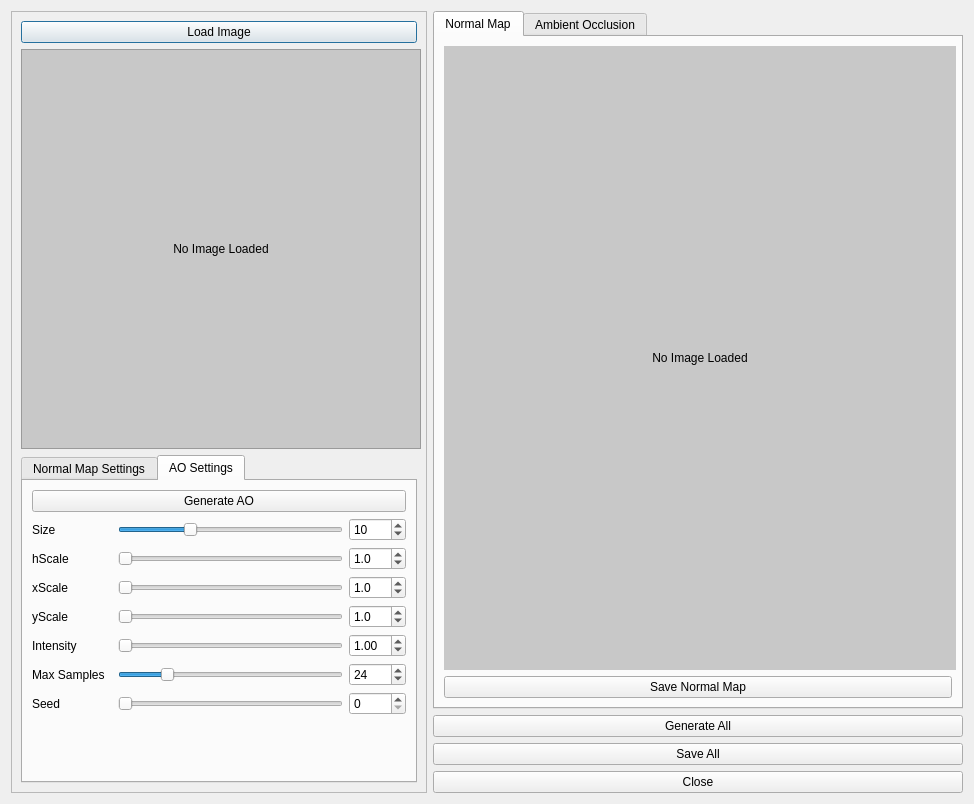
<?xml version="1.0" encoding="UTF-8"?>
<ui version="4.0">
 <class>main_dialog</class>
 <widget class="QDialog" name="main_dialog">
  <property name="geometry">
   <rect>
    <x>0</x>
    <y>0</y>
    <width>974</width>
    <height>804</height>
   </rect>
  </property>
  <property name="sizePolicy">
   <sizepolicy hsizetype="Fixed" vsizetype="Preferred">
    <horstretch>0</horstretch>
    <verstretch>0</verstretch>
   </sizepolicy>
  </property>
  <property name="minimumSize">
   <size>
    <width>924</width>
    <height>804</height>
   </size>
  </property>
  <property name="windowTitle">
   <string>Dialog</string>
  </property>
  <layout class="QHBoxLayout" name="horizontalLayout">
   <item>
    <widget class="QFrame" name="frame">
     <property name="sizePolicy">
      <sizepolicy hsizetype="Fixed" vsizetype="MinimumExpanding">
       <horstretch>0</horstretch>
       <verstretch>0</verstretch>
      </sizepolicy>
     </property>
     <property name="minimumSize">
      <size>
       <width>400</width>
       <height>0</height>
      </size>
     </property>
     <property name="frameShape">
      <enum>QFrame::StyledPanel</enum>
     </property>
     <property name="frameShadow">
      <enum>QFrame::Raised</enum>
     </property>
     <layout class="QVBoxLayout" name="verticalLayout">
      <item>
       <widget class="QPushButton" name="load_image_button">
        <property name="text">
         <string>Load Image</string>
        </property>
       </widget>
      </item>
      <item>
       <widget class="QLabel" name="image_label">
        <property name="sizePolicy">
         <sizepolicy hsizetype="Preferred" vsizetype="Preferred">
          <horstretch>0</horstretch>
          <verstretch>0</verstretch>
         </sizepolicy>
        </property>
        <property name="minimumSize">
         <size>
          <width>400</width>
          <height>400</height>
         </size>
        </property>
        <property name="autoFillBackground">
         <bool>false</bool>
        </property>
        <property name="styleSheet">
         <string notr="true">background-color: rgb(200,200,200)</string>
        </property>
        <property name="frameShape">
         <enum>QFrame::StyledPanel</enum>
        </property>
        <property name="text">
         <string>No Image Loaded</string>
        </property>
        <property name="scaledContents">
         <bool>false</bool>
        </property>
        <property name="alignment">
         <set>Qt::AlignCenter</set>
        </property>
       </widget>
      </item>
      <item>
       <widget class="QTabWidget" name="settings_widget">
        <property name="currentIndex">
         <number>1</number>
        </property>
        <widget class="QWidget" name="normal_settings">
         <attribute name="title">
          <string>Normal Map Settings</string>
         </attribute>
         <layout class="QVBoxLayout" name="verticalLayout_4">
          <item>
           <widget class="QPushButton" name="generate_normal_button">
            <property name="text">
             <string>Generate Normal Map</string>
            </property>
           </widget>
          </item>
          <item>
           <layout class="QHBoxLayout" name="horizontalLayout_2">
            <item>
             <widget class="QLabel" name="label">
              <property name="sizePolicy">
               <sizepolicy hsizetype="Fixed" vsizetype="Maximum">
                <horstretch>0</horstretch>
                <verstretch>0</verstretch>
               </sizepolicy>
              </property>
              <property name="minimumSize">
               <size>
                <width>55</width>
                <height>0</height>
               </size>
              </property>
              <property name="text">
               <string>Method</string>
              </property>
             </widget>
            </item>
            <item>
             <widget class="QComboBox" name="normal_method_combobox">
              <property name="sizePolicy">
               <sizepolicy hsizetype="Fixed" vsizetype="Fixed">
                <horstretch>0</horstretch>
                <verstretch>0</verstretch>
               </sizepolicy>
              </property>
              <property name="minimumSize">
               <size>
                <width>250</width>
                <height>0</height>
               </size>
              </property>
              <item>
               <property name="text">
                <string>Sobel</string>
               </property>
              </item>
              <item>
               <property name="text">
                <string>Scharr</string>
               </property>
              </item>
              <item>
               <property name="text">
                <string>Central Diff</string>
               </property>
              </item>
              <item>
               <property name="text">
                <string>Prewitt</string>
               </property>
              </item>
             </widget>
            </item>
            <item>
             <widget class="QLabel" name="label_4">
              <property name="text">
               <string/>
              </property>
             </widget>
            </item>
           </layout>
          </item>
          <item>
           <layout class="QHBoxLayout" name="horizontalLayout_3">
            <item>
             <widget class="QLabel" name="label_2">
              <property name="text">
               <string>Strength</string>
              </property>
             </widget>
            </item>
            <item>
             <widget class="QSlider" name="normal_strength_slider">
              <property name="sizePolicy">
               <sizepolicy hsizetype="Fixed" vsizetype="Fixed">
                <horstretch>0</horstretch>
                <verstretch>0</verstretch>
               </sizepolicy>
              </property>
              <property name="minimumSize">
               <size>
                <width>250</width>
                <height>0</height>
               </size>
              </property>
              <property name="minimum">
               <number>1</number>
              </property>
              <property name="maximum">
               <number>100</number>
              </property>
              <property name="value">
               <number>25</number>
              </property>
              <property name="orientation">
               <enum>Qt::Horizontal</enum>
              </property>
             </widget>
            </item>
            <item>
             <widget class="QDoubleSpinBox" name="normal_strength_spinbox">
              <property name="minimum">
               <double>0.100000000000000</double>
              </property>
              <property name="maximum">
               <double>10.000000000000000</double>
              </property>
              <property name="value">
               <double>2.500000000000000</double>
              </property>
             </widget>
            </item>
           </layout>
          </item>
          <item>
           <layout class="QHBoxLayout" name="horizontalLayout_4">
            <item>
             <widget class="QLabel" name="label_3">
              <property name="text">
               <string>Level</string>
              </property>
             </widget>
            </item>
            <item>
             <widget class="QSlider" name="normal_level_slider">
              <property name="sizePolicy">
               <sizepolicy hsizetype="Fixed" vsizetype="Fixed">
                <horstretch>0</horstretch>
                <verstretch>0</verstretch>
               </sizepolicy>
              </property>
              <property name="minimumSize">
               <size>
                <width>250</width>
                <height>0</height>
               </size>
              </property>
              <property name="minimum">
               <number>4</number>
              </property>
              <property name="maximum">
               <number>10</number>
              </property>
              <property name="orientation">
               <enum>Qt::Horizontal</enum>
              </property>
             </widget>
            </item>
            <item>
             <widget class="QSpinBox" name="normal_level_spinbox">
              <property name="minimum">
               <number>4</number>
              </property>
              <property name="maximum">
               <number>10</number>
              </property>
             </widget>
            </item>
           </layout>
          </item>
          <item>
           <spacer name="verticalSpacer_2">
            <property name="orientation">
             <enum>Qt::Vertical</enum>
            </property>
            <property name="sizeHint" stdset="0">
             <size>
              <width>20</width>
              <height>40</height>
             </size>
            </property>
           </spacer>
          </item>
         </layout>
        </widget>
        <widget class="QWidget" name="ao_settings">
         <attribute name="title">
          <string>AO Settings</string>
         </attribute>
         <layout class="QVBoxLayout" name="verticalLayout_7">
          <item>
           <widget class="QPushButton" name="generate_ao_button">
            <property name="text">
             <string>Generate AO</string>
            </property>
           </widget>
          </item>
          <item>
           <layout class="QHBoxLayout" name="horizontalLayout_5">
            <item>
             <widget class="QLabel" name="label_5">
              <property name="minimumSize">
               <size>
                <width>80</width>
                <height>0</height>
               </size>
              </property>
              <property name="text">
               <string>Size</string>
              </property>
             </widget>
            </item>
            <item>
             <widget class="QSlider" name="ao_size_slider">
              <property name="sizePolicy">
               <sizepolicy hsizetype="Fixed" vsizetype="Fixed">
                <horstretch>0</horstretch>
                <verstretch>0</verstretch>
               </sizepolicy>
              </property>
              <property name="minimumSize">
               <size>
                <width>225</width>
                <height>0</height>
               </size>
              </property>
              <property name="minimum">
               <number>1</number>
              </property>
              <property name="maximum">
               <number>30</number>
              </property>
              <property name="value">
               <number>10</number>
              </property>
              <property name="orientation">
               <enum>Qt::Horizontal</enum>
              </property>
              <property name="invertedAppearance">
               <bool>false</bool>
              </property>
              <property name="invertedControls">
               <bool>false</bool>
              </property>
             </widget>
            </item>
            <item>
             <widget class="QSpinBox" name="ao_size_spinbox">
              <property name="minimum">
               <number>1</number>
              </property>
              <property name="maximum">
               <number>30</number>
              </property>
              <property name="value">
               <number>10</number>
              </property>
             </widget>
            </item>
           </layout>
          </item>
          <item>
           <layout class="QHBoxLayout" name="horizontalLayout_6">
            <item>
             <widget class="QLabel" name="label_6">
              <property name="minimumSize">
               <size>
                <width>80</width>
                <height>0</height>
               </size>
              </property>
              <property name="text">
               <string>hScale</string>
              </property>
             </widget>
            </item>
            <item>
             <widget class="QSlider" name="ao_hscale_slider">
              <property name="sizePolicy">
               <sizepolicy hsizetype="Fixed" vsizetype="Fixed">
                <horstretch>0</horstretch>
                <verstretch>0</verstretch>
               </sizepolicy>
              </property>
              <property name="minimumSize">
               <size>
                <width>225</width>
                <height>0</height>
               </size>
              </property>
              <property name="minimum">
               <number>1</number>
              </property>
              <property name="maximum">
               <number>100</number>
              </property>
              <property name="tracking">
               <bool>true</bool>
              </property>
              <property name="orientation">
               <enum>Qt::Horizontal</enum>
              </property>
              <property name="tickInterval">
               <number>0</number>
              </property>
             </widget>
            </item>
            <item>
             <widget class="QDoubleSpinBox" name="ao_hscale_spinbox">
              <property name="prefix">
               <string/>
              </property>
              <property name="decimals">
               <number>1</number>
              </property>
              <property name="minimum">
               <double>0.100000000000000</double>
              </property>
              <property name="maximum">
               <double>10.000000000000000</double>
              </property>
              <property name="singleStep">
               <double>0.100000000000000</double>
              </property>
              <property name="value">
               <double>1.000000000000000</double>
              </property>
             </widget>
            </item>
           </layout>
          </item>
          <item>
           <layout class="QHBoxLayout" name="horizontalLayout_7">
            <item>
             <widget class="QLabel" name="label_7">
              <property name="minimumSize">
               <size>
                <width>80</width>
                <height>0</height>
               </size>
              </property>
              <property name="text">
               <string>xScale</string>
              </property>
             </widget>
            </item>
            <item>
             <widget class="QSlider" name="ao_xscale_slider">
              <property name="sizePolicy">
               <sizepolicy hsizetype="Fixed" vsizetype="Fixed">
                <horstretch>0</horstretch>
                <verstretch>0</verstretch>
               </sizepolicy>
              </property>
              <property name="minimumSize">
               <size>
                <width>225</width>
                <height>0</height>
               </size>
              </property>
              <property name="minimum">
               <number>1</number>
              </property>
              <property name="maximum">
               <number>100</number>
              </property>
              <property name="tracking">
               <bool>true</bool>
              </property>
              <property name="orientation">
               <enum>Qt::Horizontal</enum>
              </property>
              <property name="tickInterval">
               <number>0</number>
              </property>
             </widget>
            </item>
            <item>
             <widget class="QDoubleSpinBox" name="ao_xscale_spinbox">
              <property name="decimals">
               <number>1</number>
              </property>
              <property name="minimum">
               <double>0.100000000000000</double>
              </property>
              <property name="maximum">
               <double>10.000000000000000</double>
              </property>
              <property name="singleStep">
               <double>0.100000000000000</double>
              </property>
              <property name="value">
               <double>1.000000000000000</double>
              </property>
             </widget>
            </item>
           </layout>
          </item>
          <item>
           <layout class="QHBoxLayout" name="horizontalLayout_8">
            <item>
             <widget class="QLabel" name="label_8">
              <property name="minimumSize">
               <size>
                <width>80</width>
                <height>0</height>
               </size>
              </property>
              <property name="text">
               <string>yScale</string>
              </property>
             </widget>
            </item>
            <item>
             <widget class="QSlider" name="ao_yscale_slider">
              <property name="sizePolicy">
               <sizepolicy hsizetype="Fixed" vsizetype="Fixed">
                <horstretch>0</horstretch>
                <verstretch>0</verstretch>
               </sizepolicy>
              </property>
              <property name="minimumSize">
               <size>
                <width>225</width>
                <height>0</height>
               </size>
              </property>
              <property name="minimum">
               <number>1</number>
              </property>
              <property name="maximum">
               <number>100</number>
              </property>
              <property name="tracking">
               <bool>true</bool>
              </property>
              <property name="orientation">
               <enum>Qt::Horizontal</enum>
              </property>
              <property name="tickInterval">
               <number>0</number>
              </property>
             </widget>
            </item>
            <item>
             <widget class="QDoubleSpinBox" name="ao_yscale_spinbox">
              <property name="decimals">
               <number>1</number>
              </property>
              <property name="minimum">
               <double>0.100000000000000</double>
              </property>
              <property name="maximum">
               <double>10.000000000000000</double>
              </property>
              <property name="singleStep">
               <double>0.100000000000000</double>
              </property>
              <property name="value">
               <double>1.000000000000000</double>
              </property>
             </widget>
            </item>
           </layout>
          </item>
          <item>
           <layout class="QHBoxLayout" name="horizontalLayout_9">
            <item>
             <widget class="QLabel" name="label_9">
              <property name="minimumSize">
               <size>
                <width>80</width>
                <height>0</height>
               </size>
              </property>
              <property name="text">
               <string>Intensity</string>
              </property>
             </widget>
            </item>
            <item>
             <widget class="QSlider" name="ao_intensity_slider">
              <property name="sizePolicy">
               <sizepolicy hsizetype="Fixed" vsizetype="Fixed">
                <horstretch>0</horstretch>
                <verstretch>0</verstretch>
               </sizepolicy>
              </property>
              <property name="minimumSize">
               <size>
                <width>225</width>
                <height>0</height>
               </size>
              </property>
              <property name="orientation">
               <enum>Qt::Horizontal</enum>
              </property>
             </widget>
            </item>
            <item>
             <widget class="QDoubleSpinBox" name="ao_intensity_spinbox">
              <property name="maximum">
               <double>10.000000000000000</double>
              </property>
              <property name="singleStep">
               <double>0.100000000000000</double>
              </property>
              <property name="value">
               <double>1.000000000000000</double>
              </property>
             </widget>
            </item>
           </layout>
          </item>
          <item>
           <layout class="QHBoxLayout" name="horizontalLayout_10">
            <item>
             <widget class="QLabel" name="label_10">
              <property name="minimumSize">
               <size>
                <width>80</width>
                <height>0</height>
               </size>
              </property>
              <property name="text">
               <string>Max Samples</string>
              </property>
             </widget>
            </item>
            <item>
             <widget class="QSlider" name="ao_max_samples_slider">
              <property name="sizePolicy">
               <sizepolicy hsizetype="Fixed" vsizetype="Fixed">
                <horstretch>0</horstretch>
                <verstretch>0</verstretch>
               </sizepolicy>
              </property>
              <property name="minimumSize">
               <size>
                <width>225</width>
                <height>0</height>
               </size>
              </property>
              <property name="minimum">
               <number>5</number>
              </property>
              <property name="sliderPosition">
               <number>24</number>
              </property>
              <property name="orientation">
               <enum>Qt::Horizontal</enum>
              </property>
             </widget>
            </item>
            <item>
             <widget class="QSpinBox" name="ao_samples_spinbox">
              <property name="minimum">
               <number>5</number>
              </property>
              <property name="maximum">
               <number>100</number>
              </property>
              <property name="value">
               <number>24</number>
              </property>
             </widget>
            </item>
           </layout>
          </item>
          <item>
           <layout class="QHBoxLayout" name="horizontalLayout_11">
            <item>
             <widget class="QLabel" name="label_11">
              <property name="minimumSize">
               <size>
                <width>80</width>
                <height>0</height>
               </size>
              </property>
              <property name="text">
               <string>Seed</string>
              </property>
             </widget>
            </item>
            <item>
             <widget class="QSlider" name="ao_seed_slider">
              <property name="sizePolicy">
               <sizepolicy hsizetype="Fixed" vsizetype="Fixed">
                <horstretch>0</horstretch>
                <verstretch>0</verstretch>
               </sizepolicy>
              </property>
              <property name="minimumSize">
               <size>
                <width>225</width>
                <height>0</height>
               </size>
              </property>
              <property name="orientation">
               <enum>Qt::Horizontal</enum>
              </property>
             </widget>
            </item>
            <item>
             <widget class="QSpinBox" name="ao_seed_spinbox"/>
            </item>
           </layout>
          </item>
          <item>
           <spacer name="verticalSpacer_3">
            <property name="orientation">
             <enum>Qt::Vertical</enum>
            </property>
            <property name="sizeHint" stdset="0">
             <size>
              <width>20</width>
              <height>40</height>
             </size>
            </property>
           </spacer>
          </item>
         </layout>
        </widget>
       </widget>
      </item>
     </layout>
    </widget>
   </item>
   <item>
    <layout class="QVBoxLayout" name="output_layout">
     <item>
      <layout class="QVBoxLayout" name="button_box_layout">
       <item>
        <widget class="QTabWidget" name="output_tab_widget">
         <property name="sizePolicy">
          <sizepolicy hsizetype="Preferred" vsizetype="Preferred">
           <horstretch>0</horstretch>
           <verstretch>0</verstretch>
          </sizepolicy>
         </property>
         <property name="minimumSize">
          <size>
           <width>512</width>
           <height>512</height>
          </size>
         </property>
         <property name="styleSheet">
          <string notr="true"/>
         </property>
         <property name="currentIndex">
          <number>0</number>
         </property>
         <widget class="QWidget" name="normal">
          <attribute name="title">
           <string>Normal Map</string>
          </attribute>
          <layout class="QVBoxLayout" name="verticalLayout_8">
           <item>
            <widget class="QLabel" name="normal_image_label">
             <property name="minimumSize">
              <size>
               <width>512</width>
               <height>512</height>
              </size>
             </property>
             <property name="styleSheet">
              <string notr="true">background-color: rgb(200,200,200)</string>
             </property>
             <property name="text">
              <string>No Image Loaded</string>
             </property>
             <property name="alignment">
              <set>Qt::AlignCenter</set>
             </property>
            </widget>
           </item>
           <item>
            <widget class="QPushButton" name="save_normal_button">
             <property name="text">
              <string>Save Normal Map</string>
             </property>
            </widget>
           </item>
          </layout>
         </widget>
         <widget class="QWidget" name="ao">
          <attribute name="title">
           <string>Ambient Occlusion</string>
          </attribute>
          <layout class="QVBoxLayout" name="verticalLayout_9">
           <item>
            <widget class="QLabel" name="ao_image_label">
             <property name="minimumSize">
              <size>
               <width>512</width>
               <height>512</height>
              </size>
             </property>
             <property name="styleSheet">
              <string notr="true">background-color: rgb(200,200,200)</string>
             </property>
             <property name="text">
              <string>No Image Loaded</string>
             </property>
             <property name="alignment">
              <set>Qt::AlignCenter</set>
             </property>
            </widget>
           </item>
           <item>
            <widget class="QPushButton" name="save_ao_button">
             <property name="text">
              <string>Save AO</string>
             </property>
            </widget>
           </item>
          </layout>
         </widget>
        </widget>
       </item>
       <item>
        <widget class="QPushButton" name="generate_all_button">
         <property name="text">
          <string>Generate All</string>
         </property>
        </widget>
       </item>
       <item>
        <widget class="QPushButton" name="save_all_button">
         <property name="text">
          <string>Save All</string>
         </property>
        </widget>
       </item>
       <item>
        <widget class="QPushButton" name="close_button">
         <property name="text">
          <string>Close</string>
         </property>
        </widget>
       </item>
      </layout>
     </item>
    </layout>
   </item>
  </layout>
 </widget>
 <resources/>
 <connections/>
</ui>
